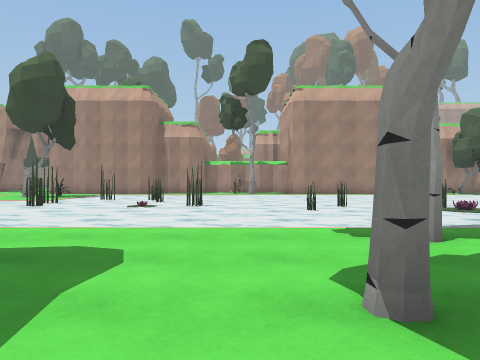
view 1 (above)

24 first-person views from a walk through a scene from a Unity 3-D project. The camera is 1.2 m above the floor, looks level and sees 70° across. The floor is counted in squares, 2 m on a side. Each view is taken from the middle of a square. On the plan, view 1 faces up. The plan holds only what a view shows up to about 10 squares ahead; the rest is blank. The place goes on beyond the plan. The player is left out. Surface patterns are stand-ins for the level's own textures.

view 2
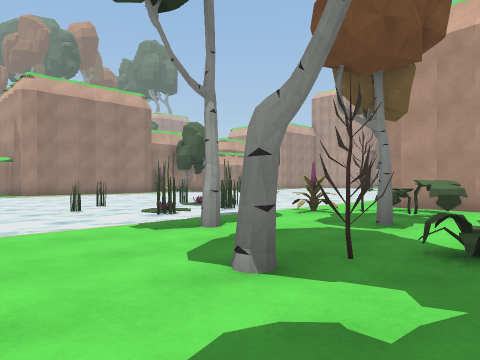

view 3
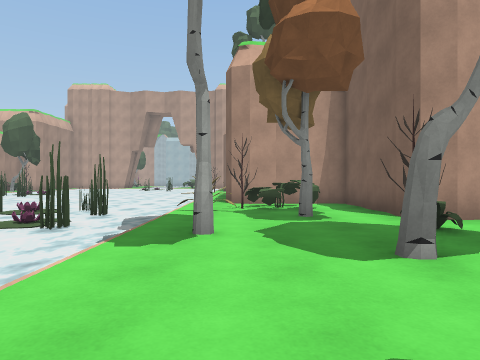

view 4
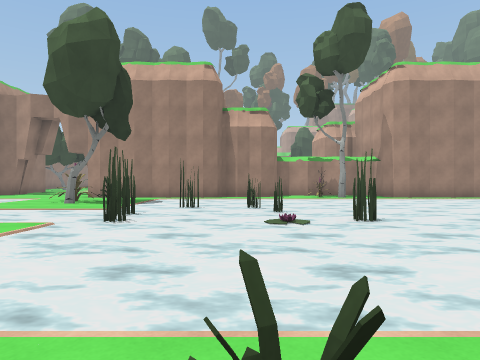

view 5
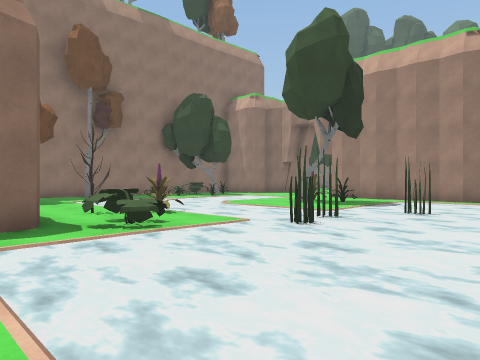

view 6
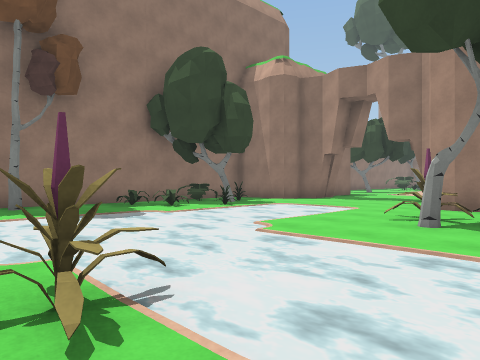

view 7
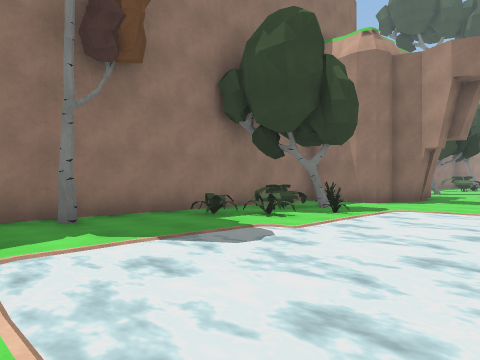

view 8
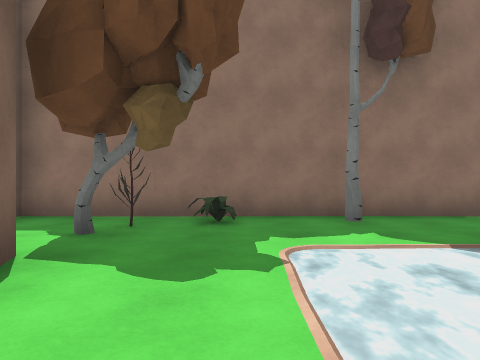

view 9
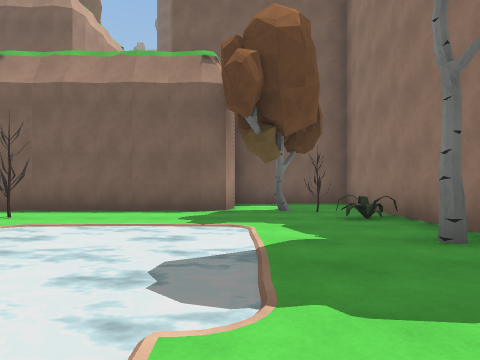

view 10
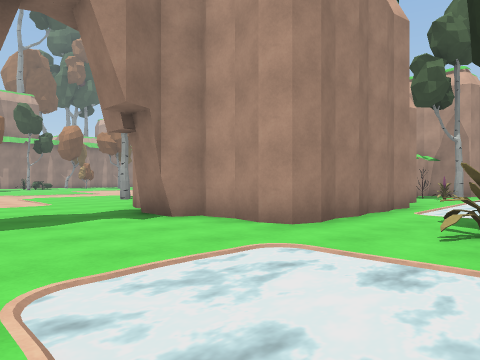

view 11
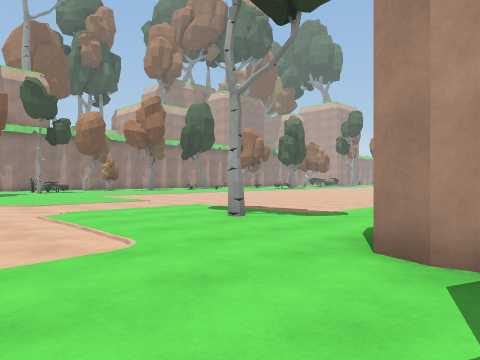

view 12
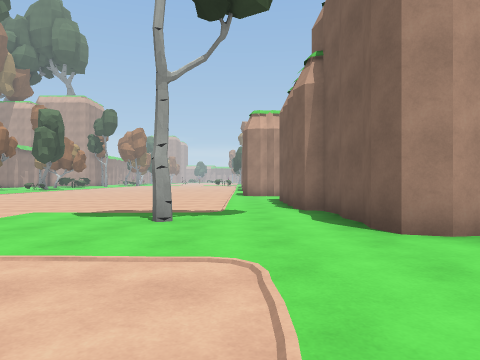

view 13
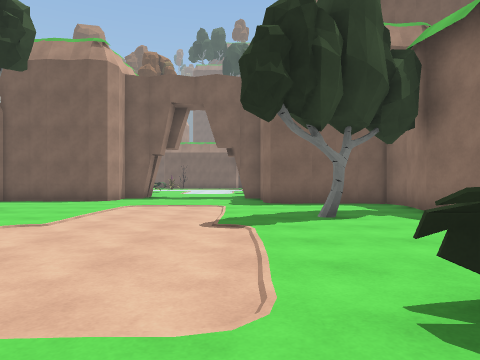

view 14
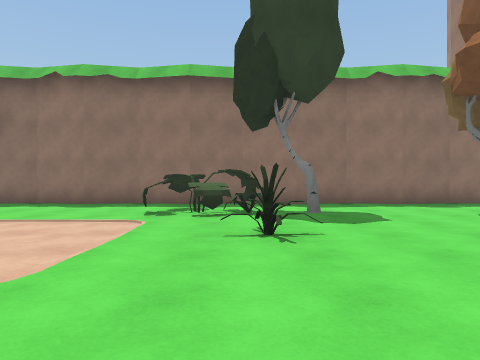

view 15
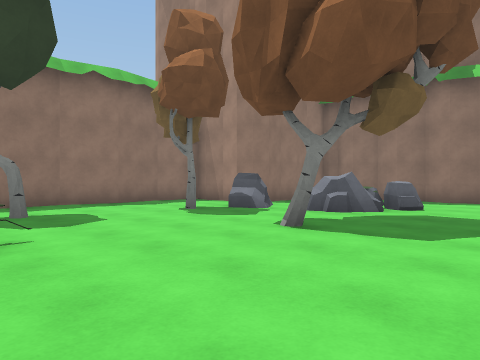

view 16
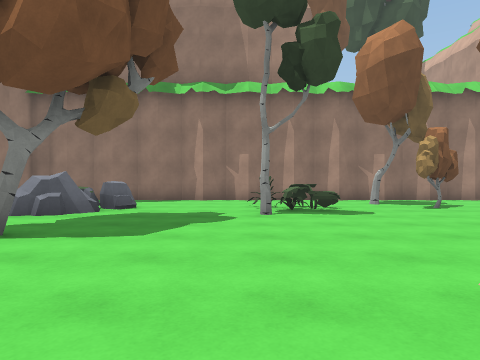

view 17
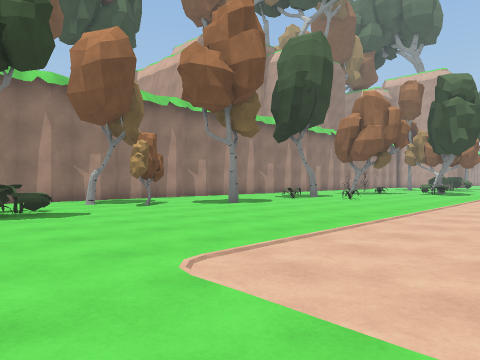

view 18
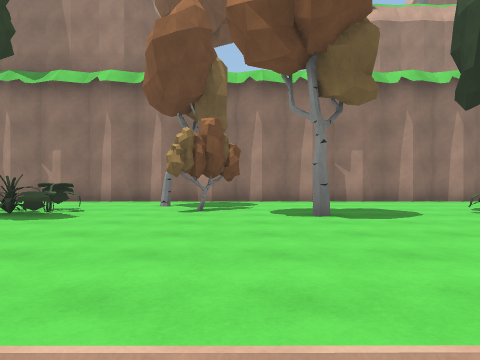

view 19
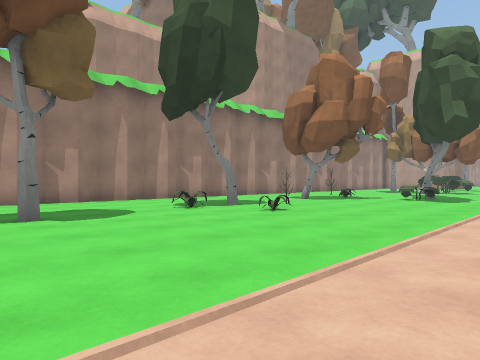

view 20
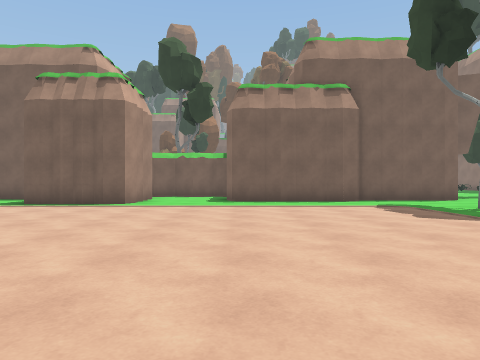

view 21
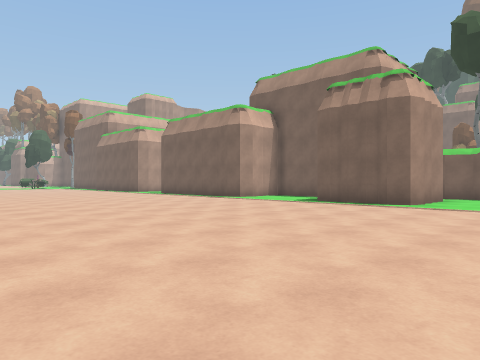

view 22
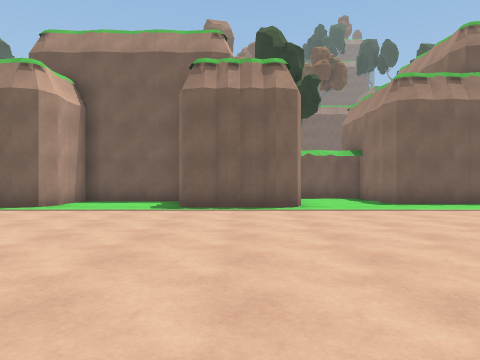

view 23
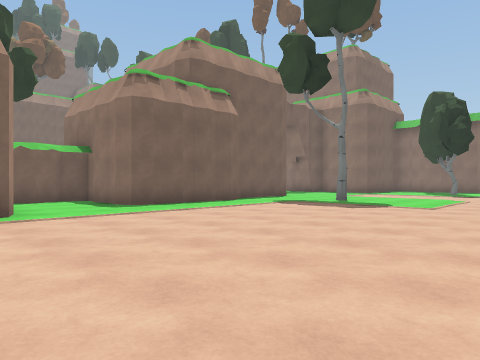

view 24
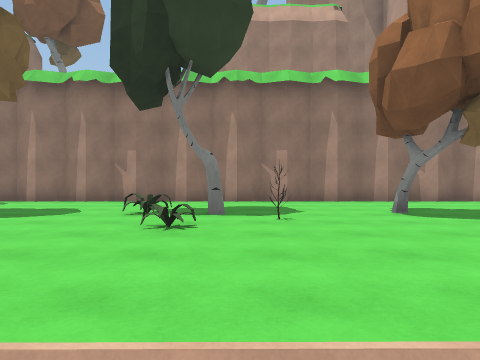

### Floor plan
Key: @ floor where view 1 was taken; # wall or solid block; . floor; ≈ water the walk keeps out of; O other object.
Columns run from 17 left of view 1 to 8 right of it. Each row starts with its distance up from view 1.
 40        O
 39     #O#O###O###O###O###O##
 38     O  ......O............
 37     O   ...O...O..........
 36 OOOOO. O...OO.O.O..O.O..O.
 35  #..OOOO..O#..........O...
 34  #...O..............O.....
 33  #..O..O.................O
 32  #........................
 31  #......................
 30  #..O..............  .
 29  #.OO.O....... ....
 28  #.OO......   ..........
 27  #..O....... .............
 26  #........................
 25  #........................
 24  #.......................
 23  #.O....................
 22  #........O.............
 21  #................OOO...OO
 20  OOOO.......OOOO..O  ..O
 19     O....OOOOO O..   ###
 18     O....O   O O..
 17     O#..#O   O OO#
 16  OOOO....O   O O
 15   #.O....OOO OO
 14   #.O.≈≈....≈≈≈≈≈
 13   #O.O≈≈..O.≈≈≈≈≈≈≈≈≈≈
 12   #.O.≈≈..O.≈≈≈≈≈≈≈≈≈
 11   #O..≈≈....≈OO≈≈≈≈≈≈
 10   #..≈≈≈≈≈≈≈≈≈≈O≈≈≈≈≈≈ ≈≈≈
  9   #O.≈≈≈≈≈≈≈O≈≈≈≈≈≈≈≈≈ ≈≈≈
  8   #..≈≈≈≈O≈≈≈≈≈≈O≈≈O≈O≈≈≈≈
  7   #O.....O..≈≈≈≈≈≈O≈≈≈ ≈≈≈
  6   #.O......O≈≈≈≈≈≈≈≈≈≈O≈≈≈
  5   #.OOOOOOO.≈≈≈≈≈≈≈OO≈≈≈≈≈
  4   #..       ..O.......O...
  3   ####        .....O..O.O
  2           OOOO  ..O..O.O#
  1                 ..OO....#
  0                 .@..OOOO#
 -1                     #

Positions as (right, up) in squares from view 1, and headings:
1: (0, 0), facing up
2: (-1, 0), facing up-right
3: (-2, 3), facing right
4: (-3, 3), facing up
5: (-2, 4), facing up-left
6: (-6, 7), facing up-left
7: (-9, 7), facing up-left
8: (-9, 7), facing left
9: (-12, 12), facing down
10: (-12, 12), facing up-right
11: (-11, 18), facing up-right
12: (-12, 21), facing right
13: (-12, 29), facing down
14: (-7, 29), facing left
15: (-7, 29), facing up-left
16: (-7, 29), facing up
17: (-7, 29), facing up-right
18: (-2, 30), facing up
19: (-2, 30), facing up-right
20: (-2, 29), facing down
21: (-2, 29), facing down-right
22: (2, 28), facing down
23: (2, 27), facing down-left
24: (4, 30), facing up
